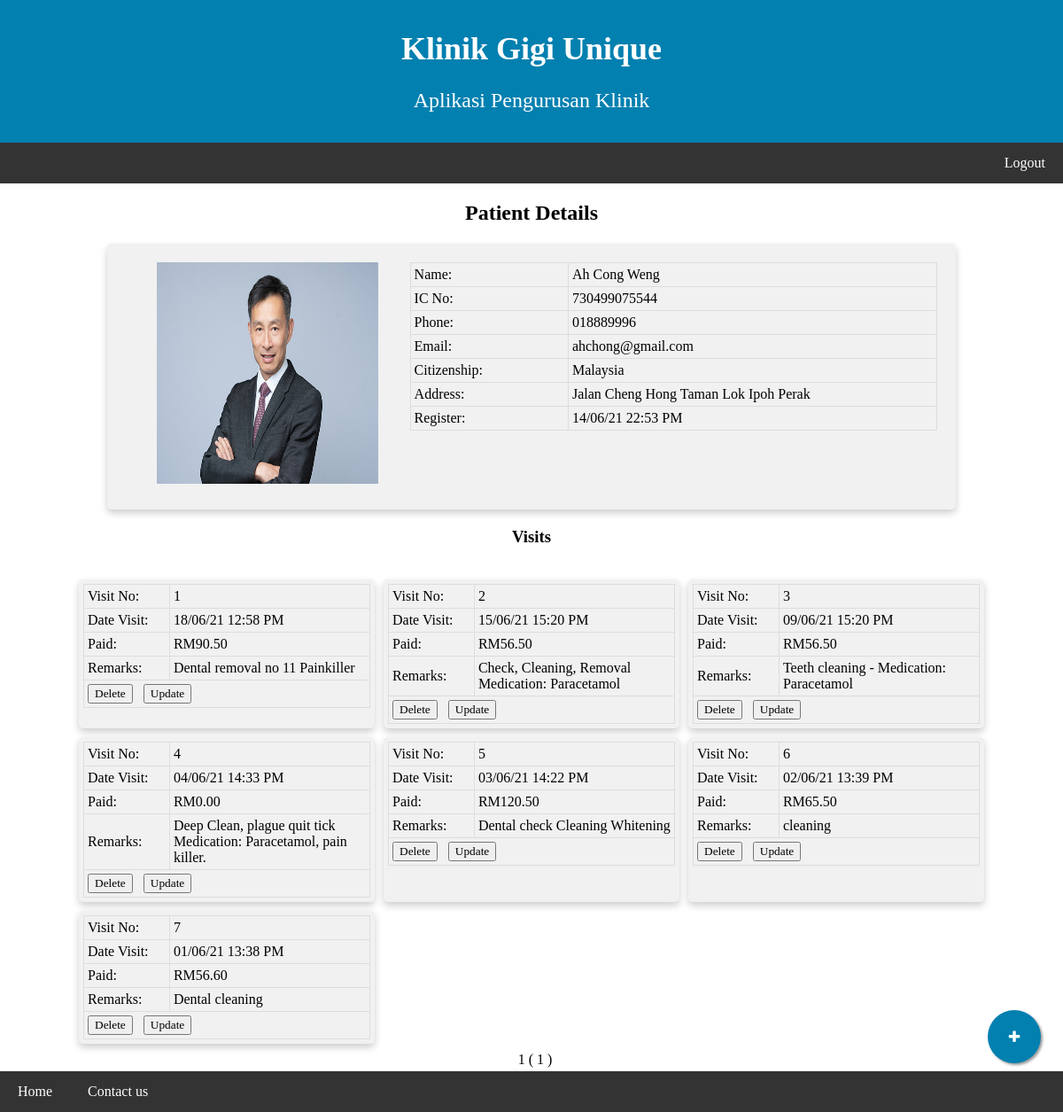
The app's page /webapp/php/patdetails.php?icno=730499075544 (signed in) with its own data.
### tables this page shows
CREATE TABLE `tbl_patients` (
  `icno` varchar(20) NOT NULL,
  `name` varchar(50) NOT NULL,
  `address` varchar(300) NOT NULL,
  `citizenship` varchar(50) NOT NULL,
  `email` varchar(50) NOT NULL,
  `phone` varchar(15) NOT NULL,
  `date_reg` datetime(6) NOT NULL DEFAULT current_timestamp(6)
);

CREATE TABLE `tbl_visits` (
  `visit_id` int(5) NOT NULL,
  `icno` varchar(20) NOT NULL,
  `date_visit` datetime(6) NOT NULL DEFAULT current_timestamp(6),
  `remarks` varchar(500) NOT NULL,
  `payment` varchar(6) NOT NULL
);

### webapp/php/patdetails.php (the view, shortened to what this page needs)
<?php
include_once("dbconnect.php");
if ($_SESSION["session_id"]) {
    $icno = $_GET['icno'];
    $sqlpatients = "SELECT * FROM tbl_patients WHERE icno = '$icno'";
    $stmt = $conn->prepare($sqlpatients);
    $stmt->execute();
    $rows = $stmt->fetchAll();
    $sqlvisits = "SELECT * FROM tbl_visits WHERE icno = '$icno' ORDER BY date_visit DESC ";
    $results_per_page = 10;
    if (isset($_GET['pageno'])) {
        $pageno = (int)$_GET['pageno'];
      $page_first_result = ($pageno - 1) * $results_per_page;
    }else{
        $pageno = 1;
        $page_first_result = ($pageno - 1) * $results_per_page;
    }
    $stmtvisit = $conn->prepare($sqlvisits);
    $stmtvisit->execute();
    $number_of_result = $stmtvisit->rowCount();
    $number_of_page = ceil($number_of_result / $results_per_page);
    $sqlvisits = $sqlvisits . " LIMIT $page_first_result , $results_per_page ";
    $stmtvisit = $conn->prepare($sqlvisits);
    $stmtvisit->execute();
    $rowsvisit = $stmtvisit->fetchAll();
} else {
    echo "<script> alert('Session not available. Please login')</script>";
    echo "<script> window.location.replace('../login.php')</script>";
}
?>
<!DOCTYPE html>
<html>
<head>
    <link rel="stylesheet" href="../css/style.css">
    <link rel="stylesheet" href="https://maxcdn.bootstrapcdn.com/font-awesome/4.5.0/css/font-awesome.min.css">
    <link rel="stylesheet" href="https://cdnjs.cloudflare.com/ajax/libs/font-awesome/4.7.0/css/font-awesome.min.css">
</head>
<body>
    <div class="header">
        <h1>Klinik Gigi Unique</h1>
        <p>Aplikasi Pengurusan Klinik</p>
    </div>
    <div class="topnavbar" id="myTopnav">
        <a href="../login.php?status=logout" onclick="logout()" class="right">Logout</a>
    </div>
    <center>
        <h2>Patient Details</h2>
    </center>
    <center>
        <div class="row-single">
            <div class="card-header">
                <?php
                foreach ($rows as $patient) {
                    $name = $patient['name'];
                    $icno = $patient['icno'];
                }
                echo "<div class='row'>";
                echo " <div class='col-25' style='overflow-x:auto;text-align:center;'>";
                echo "<img class='profileimgpat' src=../images/patients/" . $patient['icno'] . ".png"." onerror="."this.onerror=null;this.src='../images/patients/profile.png'".">";
                echo "</div>";
                echo " <div class='col-75' style='overflow-x:auto;'>";
                echo "<table style='width:100%' >";
                echo "<tr><td style='width:30%'>Name: </td><td style='width:70%'>" . $name . "</td></tr>";
                echo "<tr><td style='width:30%'>IC No: </td><td style='width:70%'>" . ($patient['icno']) . "</td></tr>";
                echo "<tr><td style='width:30%'>Phone: </td><td style='width:70%'>" . ($patient['phone']) . "</td></tr>";
                echo "<tr><td style='width:30%'>Email: </td><td style='width:70%'>" . ($patient['email']) . "</td></tr>";
                echo "<tr><td style='width:30%'>Citizenship: </td><td style='width:70%'>" . ($patient['citizenship']) . "</td></tr>";
                echo "<tr><td style='width:30%'>Address: </td><td style='width:70%'>" . ($patient['address']) . "</td></tr>";
                echo "<tr><td style='width:30%'>Register: </td><td style='width:70%'>" . date_format(date_create($patient['date_reg']), 'd/m/y H:i A') . "</td></tr>";
                echo "</table>";
                echo "</div>";
                echo "</div>";
                ?>
            </div>
        </div>
        <h3>Visits</h3>
        <div class="main-landing">
            <?php
            echo "<div class='card-visit'>";
            $i = 1;
            foreach ($rowsvisit as $visit) {
                $visitid = $visit['visit_id'];
                $del = "delete";
                echo "<div class='card'>";
                echo "<table style='width:100%'>";
                echo "<tr><td style='width:30%'>Visit No: </td><td style='width:70%'>" . ($i++) . "</td></tr>";
                echo "<tr><td style='width:30%'>Date Visit: </td><td style='width:70%'>" . date_format(date_create($visit['date_visit']), 'd/m/y H:i A') . "</td></tr>";
                echo "<tr><td style='width:30%'>Paid: </td><td style='width:70%'> RM" . ($visit['payment']) . "</td></tr>";
                echo "<tr><td style='width:30%'>Remarks: </td><td style='width:70%'>" . ($visit['remarks']) . "</td></tr>";
                echo "<tr><td colspan='2'><button onclick='return deleteDialog()'><a href='patdetails.php?icno=$icno&vid=$visitid&submit=$del'>Delete</a></button>&nbsp&nbsp
                    <button onclick=''><a href='updatevisit.php?icno=$icno&vid=$visitid'>Update</a></button></td></tr>";
                echo "</table>";
                echo "</div>";
            }
            echo "</div>";
            echo "<div class='row-pages'>";
            echo "<center>";
            for ($page = 1; $page <= $number_of_page; $page++) {
                echo '<a href = "patdetails.php?pageno=' . $page . '&icno='.$icno.'">&nbsp&nbsp' . $page . ' </a>';
            }
            echo " ( " . $pageno . " )";
            echo "</center>";
            echo "</div>";
            echo "<a href='newvisit.php?icno=$icno' class='float'>
                <i class='fa fa-plus my-float'></i></a>";
            ?>
        </div>
        <div class="bottomnavbar">
            <a href="mainpage.php">Home</a>
            <a href="#contact">Contact us</a>
        </div>
</body>
</html>

### webapp/css/style.css (style rules this page uses)
* { box-sizing: border-box; }
html, body { font-family: Garamond, serif; margin-top: 0; margin-left: 0; margin-right: 0; margin-bottom: 0; align-items: center; height: 100%; }
.header { padding: 10px; text-align: center; background: #0280b0; color: white; }
.topnavbar { overflow: hidden; background-color: #333; width: 100%; }
.topnavbar a { float: left; display: block; color: white; text-align: center; padding: 14px 20px; text-decoration: none; }
.topnavbar a.right { float: right; }
.bottomnavbar { overflow: hidden; background-color: #333; width: 100%; position: fixed; bottom: 0; width: 100%; }
.bottomnavbar a { float: left; display: block; color: white; text-align: center; padding: 14px 20px; text-decoration: none; }
.card-visit { text-align: center; margin: 4px; display: grid; }
a { text-decoration: none; color: black; }
.col-25 { float: left; width: 35%; text-align: left; }
.col-75 { float: left; width: 65%; text-align: left; }
.row:after { content: ""; display: table; clear: both; }
.row-single:after { content: ""; display: table; clear: both; }
.row { padding: 1px; text-align: center; display: inline-block; align-content: center; }
.row-single { padding: 1px; text-align: center; display: inline-block; width: 100%; }
.card-header { box-shadow: 0 4px 8px 0 rgba(0, 0, 0, 0.2); padding: 20px; text-align: center; background-color: #f1f1f1; transition: 0.3s; border-radius: 5px; }
.card { box-shadow: 0 4px 8px 0 rgba(0, 0, 0, 0.2); padding: 5px; margin: 5px; text-align: center; background-color: #f1f1f1; transition: 0.3s; border-radius: 5px; }
.float { position: fixed; width: 60px; height: 60px; bottom: 55px; right: 25px; background-color: #0280b0; color: #FFF; border-radius: 50px; text-align: center; box-shadow: 2px 2px 3px #999; }
.my-float { margin-top: 22px; }
table { border-collapse: collapse; border-spacing: 0; border: 1px solid #ddd; overflow-x: auto; border: 1px solid }
td { text-align: left; padding: 8px; }
table { border-collapse: collapse; width: 100%; }
td, th { border: 1px solid #dddddd; text-align: left; padding: 4px; }
h1, h2, h3, h4, h5, h6, button, input, select, textarea { font-family: Garamond, serif; }
@media screen and (min-width: 601px) { .header h1 { font-size: 4vw; } }
@media screen and (min-width: 601px) { .header p { font-size: 2vw; } }
@media screen and (min-width: 601px) { table { width: 100%; } }
@media screen and (min-width: 601px) { .row { width: 100%; } }
@media screen and (min-width: 601px) { .row-single { width: 80%; } }
@media screen and (min-width: 601px) { .main-landing { padding-top: 20px; padding-bottom: 100px; } }
@media screen and (min-width: 601px) { .profileimgpat { width: 200px; height: 200px; } }
@media screen and (min-width: 601px) { .card-visit { grid-template-columns: repeat(2, 1fr); } }
@media screen and (min-width: 1000px) { .header h1 { font-size: 2vw; } }
@media screen and (min-width: 1000px) { .header p { font-size: 1vw; } }
@media screen and (min-width: 1000px) { .main-landing { padding-top: 10px; padding-bottom: 50px; padding-left: 80px; padding-right: 80px; } }
@media screen and (min-width: 1000px) { .header h1 { font-size: 3vw; } }
@media screen and (min-width: 1000px) { .header p { font-size: 2vw; } }
@media screen and (min-width: 1000px) { .profileimgpat { width: 250px; height: 250px; } }
@media screen and (min-width: 1000px) { .card-visit { grid-template-columns: repeat(3, 1fr); } }

### records on screen
tbl_patients: icno (picture), name "Ah Cong Weng", icno "730499075544", phone "018889996", email "ahchong@gmail.com", citizenship "Malaysia", address "Jalan Cheng Hong Taman Lok Ipoh Perak", date_reg "14/06/21 22:53 PM"
tbl_visits: date_visit "18/06/21 12:58 PM", payment "90.50", remarks "Dental removal no 11 Painkiller"
tbl_visits: date_visit "15/06/21 15:20 PM", payment "56.50", remarks "Check, Cleaning, Removal Medication: Paracetamol"
tbl_visits: date_visit "09/06/21 15:20 PM", payment "56.50", remarks "Teeth cleaning - Medication: Paracetamol"
tbl_visits: date_visit "04/06/21 14:33 PM", payment "0.00", remarks "Deep Clean, plague quit tick Medication: Paracetamol, pain killer."
tbl_visits: date_visit "03/06/21 14:22 PM", payment "120.50", remarks "Dental check Cleaning Whitening"
tbl_visits: date_visit "02/06/21 13:39 PM", payment "65.50", remarks "cleaning"
tbl_visits: date_visit "01/06/21 13:38 PM", payment "56.60", remarks "Dental cleaning"

### other values on screen
$pageno "1"
